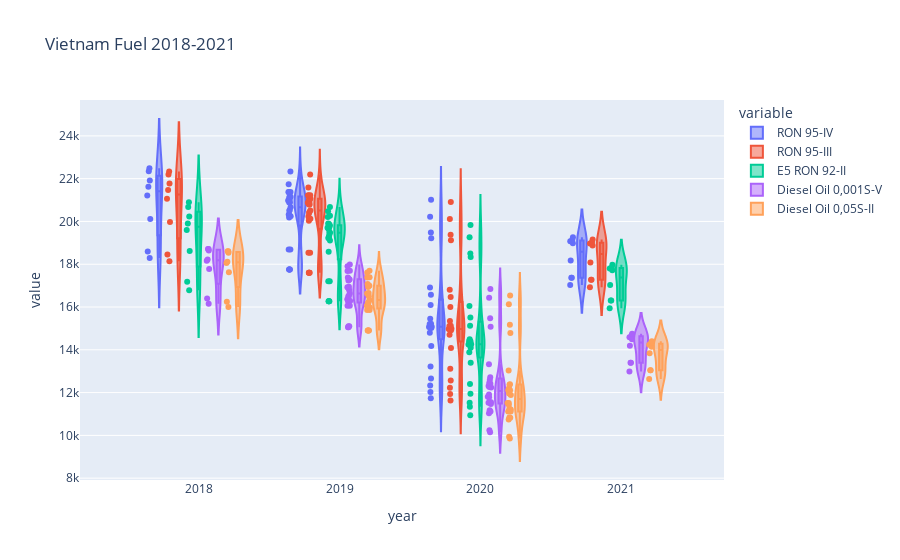

The code cell stored with this chart in its notebook:
### Code cell
#Violin Plot for region 1 fuel type
fig = go.Figure()
px.violin(fuel_df_reg1_Boxplot, x='year', y='value', color = 'variable', 
          points='all', box = True, title = 'Vietnam Fuel 2018-2021')
